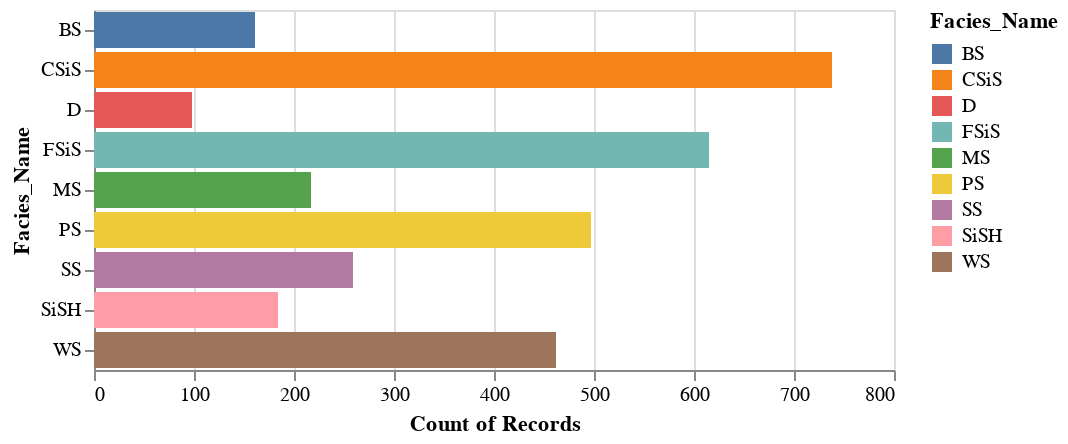

Source (notebook cell):
### Markdown cell above
Il n'y a pas de valeurs manquantes dans nos données. Regardons à présent la distribution de nos classes.

### Code cell
alt.Chart(df).mark_bar().encode(
    x='count()',
    y='Facies_Name:N',
    color='Facies_Name:N'
        )

### Figure 1 — Vega-Lite specification as saved in the notebook (floating-point values rounded to 4 significant figures; data arrays with more than 128 entries replaced by an {"elided": "..."} marker saying what was removed)
{"config": {"view": {"continuousWidth": 400, "continuousHeight": 300}}, "data": {"name": "data-f42f234d144e1f1eb93eef0bdefd6707"}, "mark": "bar", "encoding": {"color": {"type": "nominal", "field": "Facies_Name"}, "x": {"type": "quantitative", "aggregate": "count"}, "y": {"type": "nominal", "field": "Facies_Name"}}, "$schema": "https://vega.github.io/schema/vega-lite/v4.8.1.json", "datasets": {"data-f42f234d144e1f1eb93eef0bdefd6707": {"elided": "3231 records"}}}
